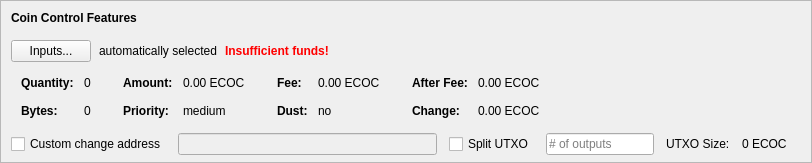
    <widget class="QFrame" name="frameCoinControl">
     <property name="sizePolicy">
      <sizepolicy hsizetype="Expanding" vsizetype="Expanding">
       <horstretch>0</horstretch>
       <verstretch>0</verstretch>
      </sizepolicy>
     </property>
     <property name="maximumSize">
      <size>
       <width>16777215</width>
       <height>16777215</height>
      </size>
     </property>
     <property name="frameShape">
      <enum>QFrame::StyledPanel</enum>
     </property>
     <property name="frameShadow">
      <enum>QFrame::Sunken</enum>
     </property>
     <layout class="QVBoxLayout" name="verticalLayoutCoinControl2">
      <property name="spacing">
       <number>0</number>
      </property>
      <property name="leftMargin">
       <number>0</number>
      </property>
      <property name="topMargin">
       <number>0</number>
      </property>
      <property name="rightMargin">
       <number>0</number>
      </property>
      <property name="bottomMargin">
       <number>6</number>
      </property>
      <item>
       <layout class="QVBoxLayout" name="verticalLayoutCoinControl" stretch="0,0,0,0,1">
        <property name="spacing">
         <number>0</number>
        </property>
        <property name="leftMargin">
         <number>10</number>
        </property>
        <property name="topMargin">
         <number>10</number>
        </property>
        <item>
         <layout class="QHBoxLayout" name="horizontalLayoutCoinControl1">
          <property name="bottomMargin">
           <number>15</number>
          </property>
          <item>
           <widget class="QLabel" name="labelCoinControlFeatures">
            <property name="sizePolicy">
             <sizepolicy hsizetype="Preferred" vsizetype="Maximum">
              <horstretch>0</horstretch>
              <verstretch>0</verstretch>
             </sizepolicy>
            </property>
            <property name="font">
             <font>
              <weight>75</weight>
              <bold>true</bold>
             </font>
            </property>
            <property name="styleSheet">
             <string notr="true">font-weight:bold;</string>
            </property>
            <property name="text">
             <string>Coin Control Features</string>
            </property>
           </widget>
          </item>
         </layout>
        </item>
        <item>
         <layout class="QHBoxLayout" name="horizontalLayoutCoinControl2" stretch="0,0,0,0">
          <property name="spacing">
           <number>8</number>
          </property>
          <property name="bottomMargin">
           <number>10</number>
          </property>
          <item>
           <widget class="QPushButton" name="pushButtonCoinControl">
            <property name="styleSheet">
             <string notr="true"/>
            </property>
            <property name="text">
             <string>Inputs...</string>
            </property>
            <property name="autoDefault">
             <bool>false</bool>
            </property>
           </widget>
          </item>
          <item>
           <widget class="QLabel" name="labelCoinControlAutomaticallySelected">
            <property name="text">
             <string>automatically selected</string>
            </property>
            <property name="margin">
             <number>5</number>
            </property>
           </widget>
          </item>
          <item>
           <widget class="QLabel" name="labelCoinControlInsuffFunds">
            <property name="font">
             <font>
              <weight>75</weight>
              <bold>true</bold>
             </font>
            </property>
            <property name="styleSheet">
             <string notr="true">color:red;font-weight:bold;</string>
            </property>
            <property name="text">
             <string>Insufficient funds!</string>
            </property>
            <property name="margin">
             <number>5</number>
            </property>
           </widget>
          </item>
          <item>
           <spacer name="horizontalSpacerCoinControl">
            <property name="orientation">
             <enum>Qt::Horizontal</enum>
            </property>
            <property name="sizeHint" stdset="0">
             <size>
              <width>40</width>
              <height>1</height>
             </size>
            </property>
           </spacer>
          </item>
         </layout>
        </item>
        <item>
         <widget class="QWidget" name="widgetCoinControl" native="true">
          <property name="sizePolicy">
           <sizepolicy hsizetype="Preferred" vsizetype="Preferred">
            <horstretch>0</horstretch>
            <verstretch>0</verstretch>
           </sizepolicy>
          </property>
          <property name="minimumSize">
           <size>
            <width>0</width>
            <height>0</height>
           </size>
          </property>
          <property name="styleSheet">
           <string notr="true"/>
          </property>
          <layout class="QHBoxLayout" name="horizontalLayoutCoinControl5">
           <property name="leftMargin">
            <number>0</number>
           </property>
           <property name="topMargin">
            <number>0</number>
           </property>
           <property name="rightMargin">
            <number>0</number>
           </property>
           <property name="bottomMargin">
            <number>0</number>
           </property>
           <item>
            <layout class="QHBoxLayout" name="horizontalLayoutCoinControl3" stretch="0,0,0,1">
             <property name="spacing">
              <number>20</number>
             </property>
             <property name="topMargin">
              <number>0</number>
             </property>
             <property name="bottomMargin">
              <number>10</number>
             </property>
             <item>
              <layout class="QFormLayout" name="formLayoutCoinControl1">
               <property name="horizontalSpacing">
                <number>10</number>
               </property>
               <property name="verticalSpacing">
                <number>14</number>
               </property>
               <property name="leftMargin">
                <number>10</number>
               </property>
               <property name="topMargin">
                <number>4</number>
               </property>
               <property name="rightMargin">
                <number>6</number>
               </property>
               <item row="0" column="0">
                <widget class="QLabel" name="labelCoinControlQuantityText">
                 <property name="font">
                  <font>
                   <weight>75</weight>
                   <bold>true</bold>
                  </font>
                 </property>
                 <property name="text">
                  <string>Quantity:</string>
                 </property>
                 <property name="margin">
                  <number>0</number>
                 </property>
                </widget>
               </item>
               <item row="0" column="1">
                <widget class="QLabel" name="labelCoinControlQuantity">
                 <property name="cursor">
                  <cursorShape>IBeamCursor</cursorShape>
                 </property>
                 <property name="contextMenuPolicy">
                  <enum>Qt::ActionsContextMenu</enum>
                 </property>
                 <property name="text">
                  <string notr="true">0</string>
                 </property>
                 <property name="margin">
                  <number>0</number>
                 </property>
                 <property name="textInteractionFlags">
                  <set>Qt::LinksAccessibleByMouse|Qt::TextSelectableByKeyboard|Qt::TextSelectableByMouse</set>
                 </property>
                </widget>
               </item>
               <item row="1" column="0">
                <widget class="QLabel" name="labelCoinControlBytesText">
                 <property name="font">
                  <font>
                   <weight>75</weight>
                   <bold>true</bold>
                  </font>
                 </property>
                 <property name="text">
                  <string>Bytes:</string>
                 </property>
                </widget>
               </item>
               <item row="1" column="1">
                <widget class="QLabel" name="labelCoinControlBytes">
                 <property name="cursor">
                  <cursorShape>IBeamCursor</cursorShape>
                 </property>
                 <property name="contextMenuPolicy">
                  <enum>Qt::ActionsContextMenu</enum>
                 </property>
                 <property name="text">
                  <string notr="true">0</string>
                 </property>
                 <property name="textInteractionFlags">
                  <set>Qt::LinksAccessibleByMouse|Qt::TextSelectableByKeyboard|Qt::TextSelectableByMouse</set>
                 </property>
                </widget>
               </item>
              </layout>
             </item>
             <item>
              <layout class="QFormLayout" name="formLayoutCoinControl2">
               <property name="horizontalSpacing">
                <number>10</number>
               </property>
               <property name="verticalSpacing">
                <number>14</number>
               </property>
               <property name="leftMargin">
                <number>6</number>
               </property>
               <property name="topMargin">
                <number>4</number>
               </property>
               <property name="rightMargin">
                <number>6</number>
               </property>
               <item row="0" column="0">
                <widget class="QLabel" name="labelCoinControlAmountText">
                 <property name="font">
                  <font>
                   <weight>75</weight>
                   <bold>true</bold>
                  </font>
                 </property>
                 <property name="text">
                  <string>Amount:</string>
                 </property>
                 <property name="margin">
                  <number>0</number>
                 </property>
                </widget>
               </item>
               <item row="0" column="1">
                <widget class="QLabel" name="labelCoinControlAmount">
                 <property name="cursor">
                  <cursorShape>IBeamCursor</cursorShape>
                 </property>
                 <property name="contextMenuPolicy">
                  <enum>Qt::ActionsContextMenu</enum>
                 </property>
                 <property name="text">
                  <string notr="true">0.00 ECOC</string>
                 </property>
                 <property name="textInteractionFlags">
                  <set>Qt::LinksAccessibleByMouse|Qt::TextSelectableByKeyboard|Qt::TextSelectableByMouse</set>
                 </property>
                </widget>
               </item>
               <item row="1" column="0">
                <widget class="QLabel" name="labelCoinControlPriorityText">
                 <property name="font">
                  <font>
                   <weight>75</weight>
                   <bold>true</bold>
                  </font>
                 </property>
                 <property name="text">
                  <string>Priority:</string>
                 </property>
                </widget>
               </item>
               <item row="1" column="1">
                <widget class="QLabel" name="labelCoinControlPriority">
                 <property name="cursor">
                  <cursorShape>IBeamCursor</cursorShape>
                 </property>
                 <property name="contextMenuPolicy">
                  <enum>Qt::ActionsContextMenu</enum>
                 </property>
                 <property name="text">
                  <string>medium</string>
                 </property>
                 <property name="textInteractionFlags">
                  <set>Qt::LinksAccessibleByMouse|Qt::TextSelectableByKeyboard|Qt::TextSelectableByMouse</set>
                 </property>
                </widget>
               </item>
              </layout>
             </item>
             <item>
              <layout class="QFormLayout" name="formLayoutCoinControl3">
               <property name="horizontalSpacing">
                <number>10</number>
               </property>
               <property name="verticalSpacing">
                <number>14</number>
               </property>
               <property name="leftMargin">
                <number>6</number>
               </property>
               <property name="topMargin">
                <number>4</number>
               </property>
               <property name="rightMargin">
                <number>6</number>
               </property>
               <item row="0" column="0">
                <widget class="QLabel" name="labelCoinControlFeeText">
                 <property name="font">
                  <font>
                   <weight>75</weight>
                   <bold>true</bold>
                  </font>
                 </property>
                 <property name="text">
                  <string>Fee:</string>
                 </property>
                 <property name="margin">
                  <number>0</number>
                 </property>
                </widget>
               </item>
               <item row="0" column="1">
                <widget class="QLabel" name="labelCoinControlFee">
                 <property name="cursor">
                  <cursorShape>IBeamCursor</cursorShape>
                 </property>
                 <property name="contextMenuPolicy">
                  <enum>Qt::ActionsContextMenu</enum>
                 </property>
                 <property name="text">
                  <string notr="true">0.00 ECOC</string>
                 </property>
                 <property name="textInteractionFlags">
                  <set>Qt::LinksAccessibleByMouse|Qt::TextSelectableByKeyboard|Qt::TextSelectableByMouse</set>
                 </property>
                </widget>
               </item>
               <item row="1" column="0">
                <widget class="QLabel" name="labelCoinControlLowOutputText">
                 <property name="font">
                  <font>
                   <weight>75</weight>
                   <bold>true</bold>
                  </font>
                 </property>
                 <property name="text">
                  <string>Dust:</string>
                 </property>
                </widget>
               </item>
               <item row="1" column="1">
                <widget class="QLabel" name="labelCoinControlLowOutput">
                 <property name="cursor">
                  <cursorShape>IBeamCursor</cursorShape>
                 </property>
                 <property name="contextMenuPolicy">
                  <enum>Qt::ActionsContextMenu</enum>
                 </property>
                 <property name="text">
                  <string>no</string>
                 </property>
                 <property name="textInteractionFlags">
                  <set>Qt::LinksAccessibleByMouse|Qt::TextSelectableByKeyboard|Qt::TextSelectableByMouse</set>
                 </property>
                </widget>
               </item>
              </layout>
             </item>
             <item>
              <layout class="QFormLayout" name="formLayoutCoinControl4">
               <property name="horizontalSpacing">
                <number>10</number>
               </property>
               <property name="verticalSpacing">
                <number>14</number>
               </property>
               <property name="leftMargin">
                <number>6</number>
               </property>
               <property name="topMargin">
                <number>4</number>
               </property>
               <property name="rightMargin">
                <number>6</number>
               </property>
               <item row="0" column="0">
                <widget class="QLabel" name="labelCoinControlAfterFeeText">
                 <property name="font">
                  <font>
                   <weight>75</weight>
                   <bold>true</bold>
                  </font>
                 </property>
                 <property name="text">
                  <string>After Fee:</string>
                 </property>
                 <property name="margin">
                  <number>0</number>
                 </property>
                </widget>
               </item>
               <item row="0" column="1">
                <widget class="QLabel" name="labelCoinControlAfterFee">
                 <property name="cursor">
                  <cursorShape>IBeamCursor</cursorShape>
                 </property>
                 <property name="contextMenuPolicy">
                  <enum>Qt::ActionsContextMenu</enum>
                 </property>
                 <property name="text">
                  <string notr="true">0.00 ECOC</string>
                 </property>
                 <property name="textInteractionFlags">
                  <set>Qt::LinksAccessibleByMouse|Qt::TextSelectableByKeyboard|Qt::TextSelectableByMouse</set>
                 </property>
                </widget>
               </item>
               <item row="1" column="0">
                <widget class="QLabel" name="labelCoinControlChangeText">
                 <property name="font">
                  <font>
                   <weight>75</weight>
                   <bold>true</bold>
                  </font>
                 </property>
                 <property name="text">
                  <string>Change:</string>
                 </property>
                </widget>
               </item>
               <item row="1" column="1">
                <widget class="QLabel" name="labelCoinControlChange">
                 <property name="cursor">
                  <cursorShape>IBeamCursor</cursorShape>
                 </property>
                 <property name="contextMenuPolicy">
                  <enum>Qt::ActionsContextMenu</enum>
                 </property>
                 <property name="text">
                  <string notr="true">0.00 ECOC</string>
                 </property>
                 <property name="textInteractionFlags">
                  <set>Qt::LinksAccessibleByMouse|Qt::TextSelectableByKeyboard|Qt::TextSelectableByMouse</set>
                 </property>
                </widget>
               </item>
              </layout>
             </item>
            </layout>
           </item>
          </layout>
         </widget>
        </item>
        <item>
         <layout class="QHBoxLayout" name="horizontalLayoutCoinControl4" stretch="0,0,0,0,0,0,0">
          <property name="spacing">
           <number>12</number>
          </property>
          <property name="sizeConstraint">
           <enum>QLayout::SetDefaultConstraint</enum>
          </property>
          <property name="topMargin">
           <number>5</number>
          </property>
          <property name="rightMargin">
           <number>5</number>
          </property>
          <item>
           <widget class="QCheckBox" name="checkBoxCoinControlChange">
            <property name="toolTip">
             <string>If this is activated, but the change address is empty or invalid, change will be sent to a newly generated address.</string>
            </property>
            <property name="text">
             <string>Custom change address</string>
            </property>
           </widget>
          </item>
          <item>
           <widget class="QValidatedLineEdit" name="lineEditCoinControlChange">
            <property name="enabled">
             <bool>false</bool>
            </property>
            <property name="sizePolicy">
             <sizepolicy hsizetype="Expanding" vsizetype="Fixed">
              <horstretch>0</horstretch>
              <verstretch>0</verstretch>
             </sizepolicy>
            </property>
           </widget>
          </item>
          <item>
           <widget class="QCheckBox" name="splitBlockCheckBox">
            <property name="text">
             <string>Split UTXO</string>
            </property>
           </widget>
          </item>
          <item>
           <widget class="QLineEdit" name="splitBlockLineEdit">
            <property name="sizePolicy">
             <sizepolicy hsizetype="Fixed" vsizetype="Fixed">
              <horstretch>50</horstretch>
              <verstretch>0</verstretch>
             </sizepolicy>
            </property>
            <property name="placeholderText">
             <string># of outputs</string>
            </property>
           </widget>
          </item>
          <item>
           <widget class="QLabel" name="labelBlockSizeText">
            <property name="text">
             <string>UTXO Size:</string>
            </property>
           </widget>
          </item>
          <item>
           <widget class="QLabel" name="labelBlockSize">
            <property name="text">
             <string>0 ECOC</string>
            </property>
           </widget>
          </item>
          <item>
           <widget class="QLabel" name="labelCoinControlChangeLabel">
            <property name="sizePolicy">
             <sizepolicy hsizetype="Preferred" vsizetype="Expanding">
              <horstretch>0</horstretch>
              <verstretch>0</verstretch>
             </sizepolicy>
            </property>
            <property name="minimumSize">
             <size>
              <width>0</width>
              <height>0</height>
             </size>
            </property>
            <property name="text">
             <string/>
            </property>
            <property name="margin">
             <number>3</number>
            </property>
           </widget>
          </item>
         </layout>
        </item>
        <item>
         <spacer name="verticalSpacerCoinControl">
          <property name="orientation">
           <enum>Qt::Vertical</enum>
          </property>
          <property name="sizeHint" stdset="0">
           <size>
            <width>800</width>
            <height>1</height>
           </size>
          </property>
         </spacer>
        </item>
       </layout>
      </item>
     </layout>
    </widget>
